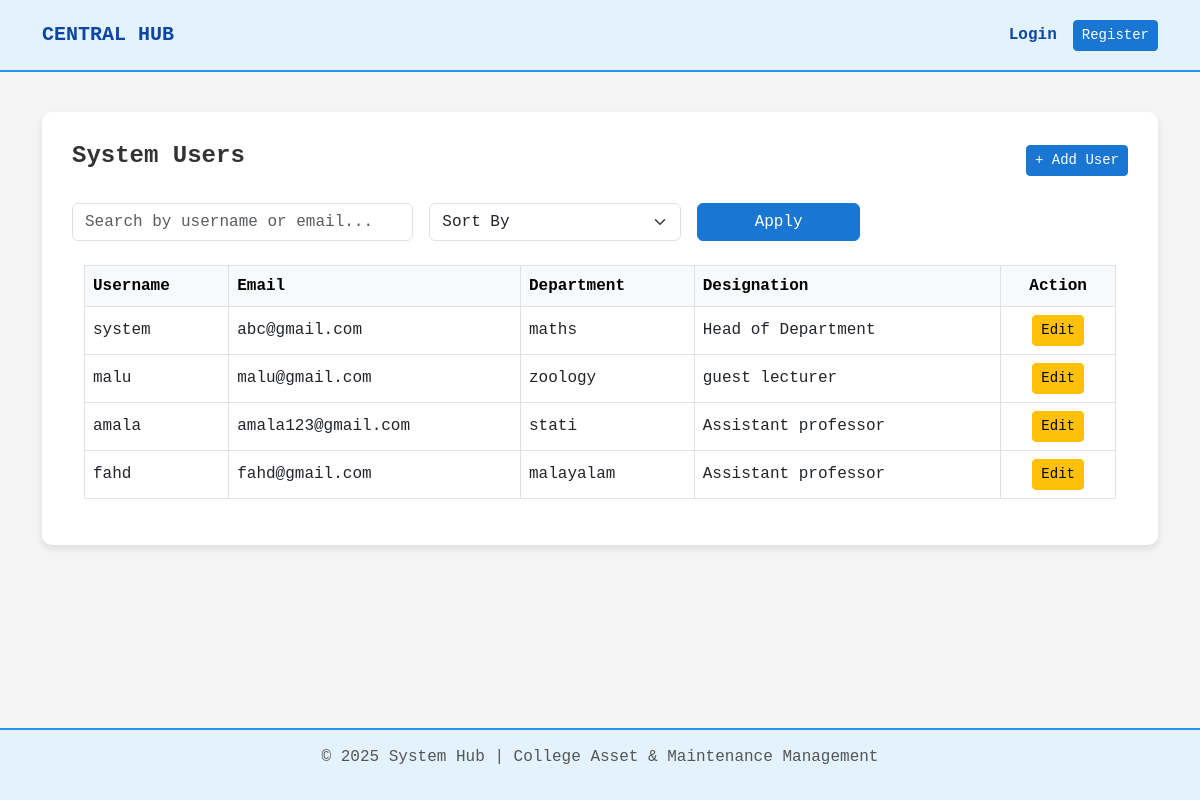
Before: /users/ with the older database file.
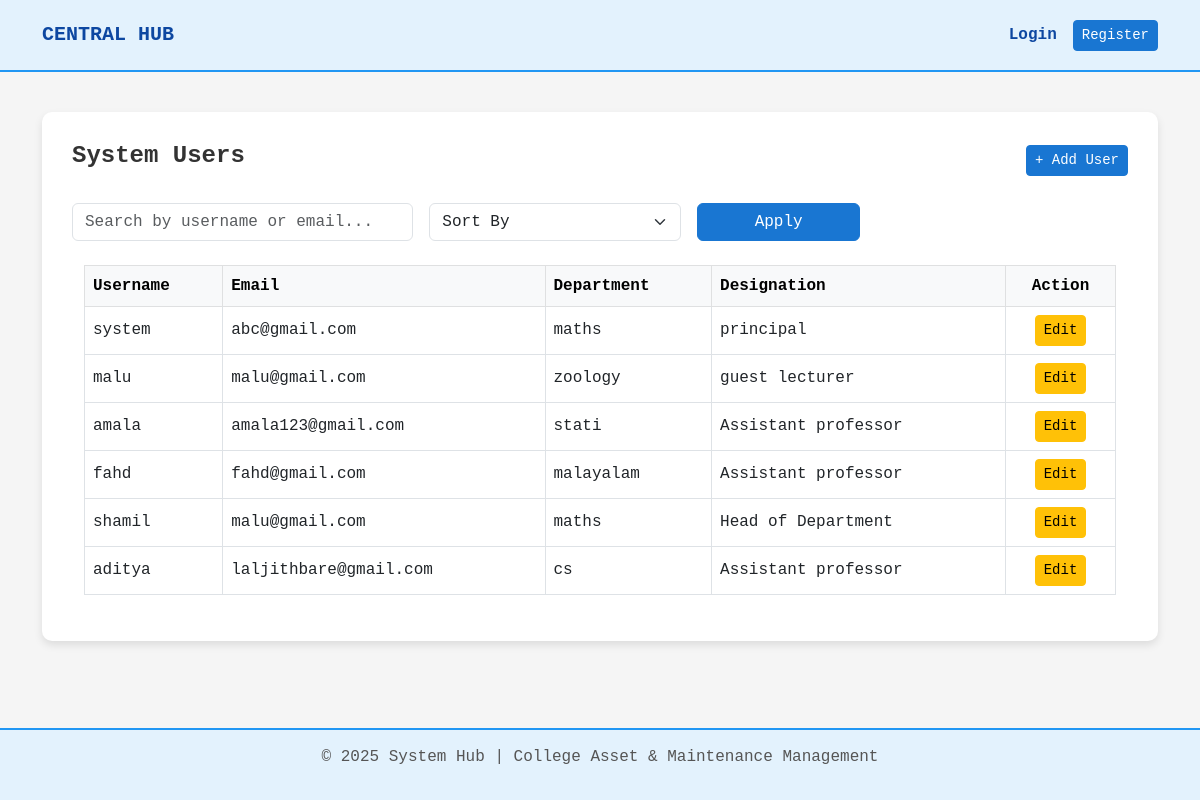
After: the same page with the newer database file.
### core/models.py (models this page shows, shortened)
class User(AbstractUser):
    user_id = models.AutoField(primary_key=True)
    department = models.ForeignKey(Department, on_delete=models.SET_NULL, null=True)
    designation = models.ForeignKey(Designation, on_delete=models.SET_NULL, null=True)

class Department(models.Model):
    department_id = models.AutoField(primary_key=True)
    department_name = models.CharField(max_length=100, unique=True)
    teacher_in_charge = models.ForeignKey(
        settings.AUTH_USER_MODEL,
        on_delete=models.SET_NULL,
        null=True,
        blank=True,
        related_name="departments_in_charge"
    )
    def __str__(self):
        return self.department_name

class Designation(models.Model):
    des_id = models.AutoField(primary_key=True)
    designation = models.CharField(max_length=100)
    def __str__(self):
        return self.designation

### core/views.py (the view)
# urls.py: path('users/', views.user_list, name='user_list'),
def user_list(request):
    users = User.objects.all()
    search_query = request.GET.get("search")
    if search_query:
        users = users.filter(
            Q(username__icontains=search_query) |
            Q(email__icontains=search_query)
        )
    sort = request.GET.get("sort")
    if sort == "asc":
        users = users.order_by("username")
    elif sort == "desc":
        users = users.order_by("-username")
    return render(request, "user_list.html", {
        "users": users
    })

### templates/user_list.html (shortened to what this page needs)
{% extends 'base.html' %}
{% block content %}
<div class="d-flex justify-content-between align-items-center mb-4">
    <h4 class="fw-bold">System Users</h4>
    <a href="{% url 'add_user' %}" class="btn btn-primary btn-sm">
        + Add User
    </a>
</div>
<form method="GET" class="row g-3 mb-4">
    <div class="col-md-4">
        <input type="text"
               name="search"
               class="form-control"
               placeholder="Search by username or email..."
               value="{{ request.GET.search }}">
    </div>
    <div class="col-md-3">
        <select name="sort" class="form-select">
            <option value="">Sort By</option>
        </select>
    </div>
    <div class="col-md-2">
        <button type="submit" class="btn btn-primary w-100">
            Apply
        </button>
    </div>
</form>
<div class="container">
    {% if users %}
    <div class="table-responsive">
        <table class="table table-bordered table-hover align-middle">
            <thead class="table-light">
                <tr>
                    <th>Username</th>
                    <th>Email</th>
                    <th>Department</th>
                    <th>Designation</th>
                    <th class="text-center">Action</th>
                </tr>
            </thead>
            <tbody>
                {% for user in users %}
                <tr>
                    <td>{{ user.username }}</td>
                    <td>{{ user.email }}</td>
                    <td>{{ user.department }}</td>
                    <td>{{ user.designation }}</td>
                    <td class="text-center">
                        <a href="{% url 'edit_user' user.user_id %}"
                           class="btn btn-warning btn-sm">
                            Edit
                        </a>
                    </td>
                </tr>
                {% endfor %}
            </tbody>
        </table>
    </div>
    {% else %}
        <div class="alert alert-info text-center">
            No users found.
        </div>
    {% endif %}
</div>
{% endblock %}

### templates/base.html (shortened to what this page needs)
<!DOCTYPE html>
<html lang="en">
<head>
    <link href="https://cdn.jsdelivr.net/npm/bootstrap@5.3.0-alpha3/dist/css/bootstrap.min.css" rel="stylesheet">
</head>
<body>
<nav class="navbar navbar-expand-lg">
    <div class="container">
        <a class="navbar-brand" href="{% url 'dashboard' %}">CENTRAL HUB</a>
        <div class="collapse navbar-collapse" id="navbarNav">
            <ul class="navbar-nav ms-auto align-items-center">
                {% if user.is_authenticated %}
                    <li class="nav-item">
                        <form method="post" action="{% url 'logout' %}">
                            {% csrf_token %}
                            <button class="btn btn-danger btn-sm" type="submit">
                                Logout
                            </button>
                        </form>
                    </li>
                {% else %}
                <li class="nav-item me-2 ">
                    <a class="nav-link" href="{% url 'login' %}">Login</a>
                </li>
                <li class="nav-item">
                    <a class="btn btn-primary btn-sm" href="{% url 'register' %}">
                        Register
                    </a>
                </li>
                {% endif %}
            </ul>
        </div>
    </div>
</nav>
<div class="container main-content">
    <div class="content-card">
        {% block content %}{% endblock %}
    </div>
</div>
<footer>
    <p>&copy; 2025 System Hub | College Asset & Maintenance Management</p>
</footer>
</body>
</html>

### templates/base.html (style rules this page uses)
body { background-color: #F5F5F5; color: #333; font-family: 'Courier New', monospace; min-height: 100vh; display: flex; flex-direction: column; }
.navbar { background-color: #E3F2FD; padding: 15px; border-bottom: 2px solid #2196F3; }
.navbar-brand, .nav-link { color: #0D47A1 !important; font-weight: bold; }
.main-content { flex: 1; margin-top: 40px; }
.content-card { background: #FFFFFF; padding: 30px; border-radius: 10px; box-shadow: 0 4px 8px rgba(0,0,0,0.1); transition: all 0.3s ease-in-out; }
.btn-primary { background-color: #1976D2; border-color: #1976D2; }
footer { background-color: #E3F2FD; color: #555; text-align: center; padding: 15px; border-top: 2px solid #2196F3; margin-top: 40px; }

Changed rows visible on the page:
changed User "system": designation "Head of Department" → "principal"
added User: username "shamil", email "malu@gmail.com", department "maths", designation "Head of Department"
added User: username "aditya", email "laljithbare@gmail.com", department "cs", designation "Assistant professor"
